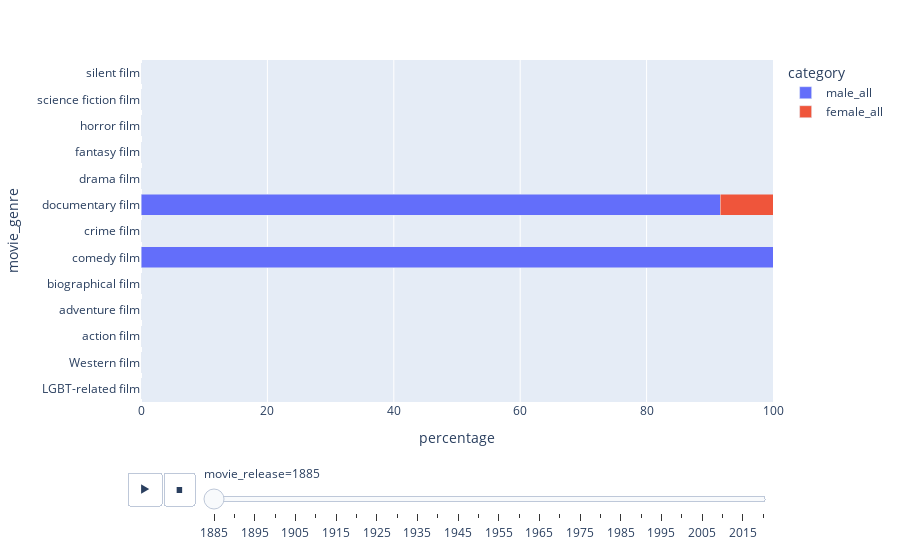

Source (notebook cell):
### Code cell
fig = px.bar(
        df_all, 
        x='percentage', 
        y='movie_genre', 
        range_x=[0, 100],
        color='category',
        animation_frame='movie_release', 
        barmode='stack', 
        orientation='h',
    )
fig.show()
plotly.offline.plot(fig, filename=os.path.join(PLOTS_PATH, 'gender_per_genre_over_time5y.html'))

### Figure 1 — Plotly figure (JSON) as saved in the notebook; plotly's stock layout.template omitted (floating-point values rounded to 4 significant figures)
{"data": [{"alignmentgroup": "True", "hovertemplate": "category=male_all<br>movie_release=1885<br>percentage=%{x}<br>movie_genre=%{y}<extra></extra>", "legendgroup": "male_all", "marker": {"color": "#636efa", "pattern": {"shape": ""}}, "name": "male_all", "offsetgroup": "male_all", "orientation": "h", "showlegend": true, "textposition": "auto", "type": "bar", "x": [0, 0, 0, 0, 0, 100, 0, 91.67, 0, 0, 0, 0, 0], "xaxis": "x", "y": ["LGBT-related film", "Western film", "action film", "adventure film", "biographical film", "comedy film", "crime film", "documentary film", "drama film", "fantasy film", "horror film", "science fiction film", "silent film"], "yaxis": "y"}, {"alignmentgroup": "True", "hovertemplate": "category=female_all<br>movie_release=1885<br>percentage=%{x}<br>movie_genre=%{y}<extra></extra>", "legendgroup": "female_all", "marker": {"color": "#EF553B", "pattern": {"shape": ""}}, "name": "female_all", "offsetgroup": "female_all", "orientation": "h", "showlegend": true, "textposition": "auto", "type": "bar", "x": [0, 0, 0, 0, 0, 0, 0, 8.333, 0, 0, 0, 0, 0], "xaxis": "x", "y": ["LGBT-related film", "Western film", "action film", "adventure film", "biographical film", "comedy film", "crime film", "documentary film", "drama film", "fantasy film", "horror film", "science fiction film", "silent film"], "yaxis": "y"}], "layout": {"barmode": "stack", "legend": {"title": {"text": "category"}, "tracegroupgap": 0}, "margin": {"t": 60}, "sliders": [{"active": 0, "currentvalue": {"prefix": "movie_release="}, "len": 0.9, "pad": {"b": 10, "t": 60}, "steps": [{"args": [["1885"], {"frame": {"duration": 0, "redraw": true}, "fromcurrent": true, "mode": "immediate", "transition": {"duration": 0, "easing": "linear"}}], "label": "1885", "method": "animate"}, {"args": [["1890"], {"frame": {"duration": 0, "redraw": true}, "fromcurrent": true, "mode": "immediate", "transition": {"duration": 0, "easing": "linear"}}], "label": "1890", "method": "animate"}, {"args": [["1895"], {"frame": {"duration": 0, "redraw": true}, "fromcurrent": true, "mode": "immediate", "transition": {"duration": 0, "easing": "linear"}}], "label": "1895", "method": "animate"}, {"args": [["1900"], {"frame": {"duration": 0, "redraw": true}, "fromcurrent": true, "mode": "immediate", "transition": {"duration": 0, "easing": "linear"}}], "label": "1900", "method": "animate"}, {"args": [["1905"], {"frame": {"duration": 0, "redraw": true}, "fromcurrent": true, "mode": "immediate", "transition": {"duration": 0, "easing": "linear"}}], "label": "1905", "method": "animate"}, {"args": [["1910"], {"frame": {"duration": 0, "redraw": true}, "fromcurrent": true, "mode": "immediate", "transition": {"duration": 0, "easing": "linear"}}], "label": "1910", "method": "animate"}, {"args": [["1915"], {"frame": {"duration": 0, "redraw": true}, "fromcurrent": true, "mode": "immediate", "transition": {"duration": 0, "easing": "linear"}}], "label": "1915", "method": "animate"}, {"args": [["1920"], {"frame": {"duration": 0, "redraw": true}, "fromcurrent": true, "mode": "immediate", "transition": {"duration": 0, "easing": "linear"}}], "label": "1920", "method": "animate"}, {"args": [["1925"], {"frame": {"duration": 0, "redraw": true}, "fromcurrent": true, "mode": "immediate", "transition": {"duration": 0, "easing": "linear"}}], "label": "1925", "method": "animate"}, {"args": [["1930"], {"frame": {"duration": 0, "redraw": true}, "fromcurrent": true, "mode": "immediate", "transition": {"duration": 0, "easing": "linear"}}], "label": "1930", "method": "animate"}, {"args": [["1935"], {"frame": {"duration": 0, "redraw": true}, "fromcurrent": true, "mode": "immediate", "transition": {"duration": 0, "easing": "linear"}}], "label": "1935", "method": "animate"}, {"args": [["1940"], {"frame": {"duration": 0, "redraw": true}, "fromcurrent": true, "mode": "immediate", "transition": {"duration": 0, "easing": "linear"}}], "label": "1940", "method": "animate"}, {"args": [["1945"], {"frame": {"duration": 0, "redraw": true}, "fromcurrent": true, "mode": "immediate", "transition": {"duration": 0, "easing": "linear"}}], "label": "1945", "method": "animate"}, {"args": [["1950"], {"frame": {"duration": 0, "redraw": true}, "fromcurrent": true, "mode": "immediate", "transition": {"duration": 0, "easing": "linear"}}], "label": "1950", "method": "animate"}, {"args": [["1955"], {"frame": {"duration": 0, "redraw": true}, "fromcurrent": true, "mode": "immediate", "transition": {"duration": 0, "easing": "linear"}}], "label": "1955", "method": "animate"}, {"args": [["1960"], {"frame": {"duration": 0, "redraw": true}, "fromcurrent": true, "mode": "immediate", "transition": {"duration": 0, "easing": "linear"}}], "label": "1960", "method": "animate"}, {"args": [["1965"], {"frame": {"duration": 0, "redraw": true}, "fromcurrent": true, "mode": "immediate", "transition": {"duration": 0, "easing": "linear"}}], "label": "1965", "method": "animate"}, {"args": [["1970"], {"frame": {"duration": 0, "redraw": true}, "fromcurrent": true, "mode": "immediate", "transition": {"duration": 0, "easing": "linear"}}], "label": "1970", "method": "animate"}, {"args": [["1975"], {"frame": {"duration": 0, "redraw": true}, "fromcurrent": true, "mode": "immediate", "transition": {"duration": 0, "easing": "linear"}}], "label": "1975", "method": "animate"}, {"args": [["1980"], {"frame": {"duration": 0, "redraw": true}, "fromcurrent": true, "mode": "immediate", "transition": {"duration": 0, "easing": "linear"}}], "label": "1980", "method": "animate"}, {"args": [["1985"], {"frame": {"duration": 0, "redraw": true}, "fromcurrent": true, "mode": "immediate", "transition": {"duration": 0, "easing": "linear"}}], "label": "1985", "method": "animate"}, {"args": [["1990"], {"frame": {"duration": 0, "redraw": true}, "fromcurrent": true, "mode": "immediate", "transition": {"duration": 0, "easing": "linear"}}], "label": "1990", "method": "animate"}, {"args": [["1995"], {"frame": {"duration": 0, "redraw": true}, "fromcurrent": true, "mode": "immediate", "transition": {"duration": 0, "easing": "linear"}}], "label": "1995", "method": "animate"}, {"args": [["2000"], {"frame": {"duration": 0, "redraw": true}, "fromcurrent": true, "mode": "immediate", "transition": {"duration": 0, "easing": "linear"}}], "label": "2000", "method": "animate"}, {"args": [["2005"], {"frame": {"duration": 0, "redraw": true}, "fromcurrent": true, "mode": "immediate", "transition": {"duration": 0, "easing": "linear"}}], "label": "2005", "method": "animate"}, {"args": [["2010"], {"frame": {"duration": 0, "redraw": true}, "fromcurrent": true, "mode": "immediate", "transition": {"duration": 0, "easing": "linear"}}], "label": "2010", "method": "animate"}, {"args": [["2015"], {"frame": {"duration": 0, "redraw": true}, "fromcurrent": true, "mode": "immediate", "transition": {"duration": 0, "easing": "linear"}}], "label": "2015", "method": "animate"}, {"args": [["2020"], {"frame": {"duration": 0, "redraw": true}, "fromcurrent": true, "mode": "immediate", "transition": {"duration": 0, "easing": "linear"}}], "label": "2020", "method": "animate"}], "x": 0.1, "xanchor": "left", "y": 0, "yanchor": "top"}], "updatemenus": [{"buttons": [{"args": [null, {"frame": {"duration": 500, "redraw": true}, "fromcurrent": true, "mode": "immediate", "transition": {"duration": 500, "easing": "linear"}}], "label": "&#9654;", "method": "animate"}, {"args": [[null], {"frame": {"duration": 0, "redraw": true}, "fromcurrent": true, "mode": "immediate", "transition": {"duration": 0, "easing": "linear"}}], "label": "&#9724;", "method": "animate"}], "direction": "left", "pad": {"r": 10, "t": 70}, "showactive": false, "type": "buttons", "x": 0.1, "xanchor": "right", "y": 0, "yanchor": "top"}], "xaxis": {"anchor": "y", "domain": [0, 1], "range": [0, 100], "title": {"text": "percentage"}}, "yaxis": {"anchor": "x", "domain": [0, 1], "title": {"text": "movie_genre"}}}}
